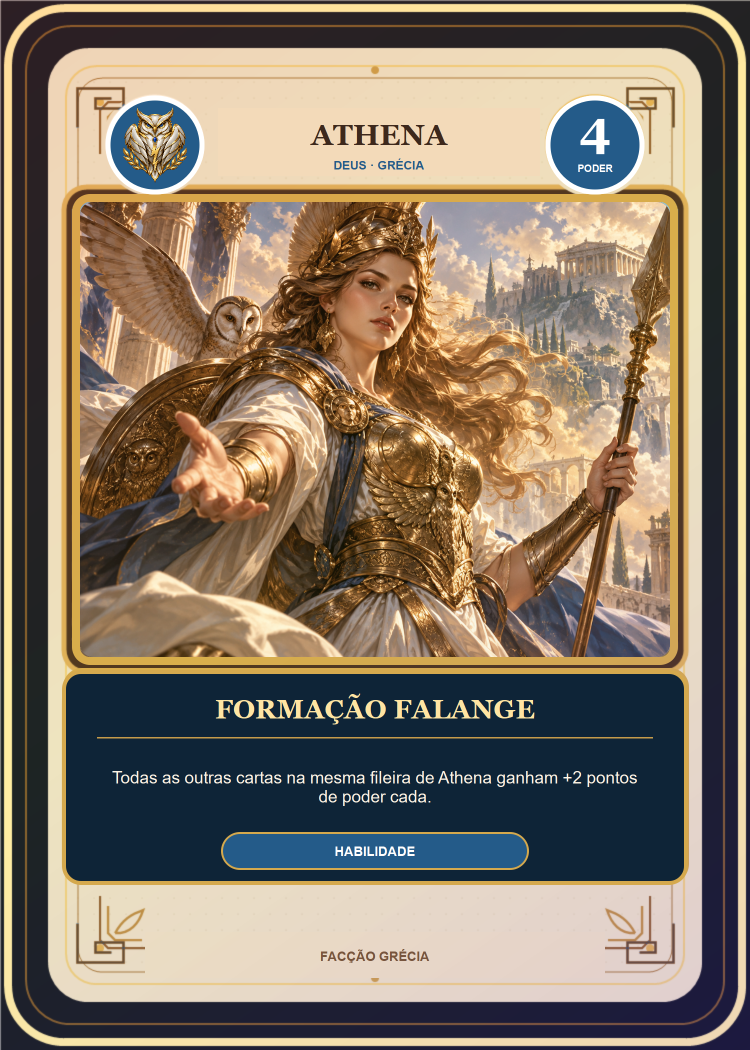
#> input picture _manutencao/remake/cartas-resolucao-recebida/athena.webp, 1500 x 2100 px, found by its file name (shown at 1/2 size)
$ python finalizar-artes-gregas.py
#> lines starting #> are read from the running program, lines starting #| are printed output that depends on the picture; after the words box and inside, x2 and y2 are one past the last pixel; in counts of white or black regions, pixels touching at a corner belong together; pictures that were not available may be replaced by others from this repository, and a replacement may not be noted
"""Monta novas cartas com a moldura existente; preserva os arquivos originais gerados."""
from pathlib import Path
from PIL import Image,ImageDraw,ImageFont,ImageOps,ImageColor
import json
root=Path(__file__).resolve().parents[1]
data=json.loads((root/'_manutencao/novos-gregos.json').read_text(encoding='utf-8-sig'))
#> (reads _manutencao/novos-gregos.json from the repository)
colors={'hera':'#69458b','demeter':'#356847','hestia':'#a04d32','perseu':'#2a5978'}
fonts=Path('C:/Windows/Fonts')
def font(size,bold=False,serif=False):return ImageFont.truetype(str(fonts/('georgiab.ttf' if serif and bold else 'georgia.ttf' if serif else 'arialbd.ttf' if bold else 'arial.ttf')),size)
def fitfont(draw,text,maxwidth,size=42,serif=False):
 while size>15:
  f=font(size,True,serif)
  if draw.textlength(text,font=f)<=maxwidth:return f
  size-=1
 return f
def lines(draw,text,f,width):
 result=[];line=''
 for word in text.split():
  test=(line+' '+word).strip()
  if draw.textlength(test,font=f)>width and line:result.append(line);line=word
  else:line=test
 if line:result.append(line)
 return result
for c in data['cards']:
 cid=c['id'];source=root/f'assets/new-greeks/{cid}-illustration.png'
 card=Image.open(root/'assets/cards-remake/athena.webp').convert('RGB').resize((1500,2100),Image.Resampling.LANCZOS)
 draw=ImageDraw.Draw(card);sx=1500/1100;sy=2100/1540
 def rect(box,fill,r=0,outline=None,width=1):
  box=tuple(round(v*(sx if i%2==0 else sy)) for i,v in enumerate(box));draw.rounded_rectangle(box,radius=round(r*sx),fill=fill,outline=outline,width=width)
 def text(x,y,value,f,fill):draw.text((round(x*sx),round(y*sy)),value,font=f,fill=fill,anchor='mm')
 # Header clear area stays inside the original parchment and decorations.
 rect((306,149,792,262),'#f1ddba')
 text(550,199,c['name'].upper(),fitfont(draw,c['name'].upper(),610,55,True),'#332015')
 text(550,245,c['characterClass'].upper()+' · GRÉCIA',font(24,True),colors[cid])
 # Preserve the current, centered faction symbol and centered power.
 for x in (227,874):
  box=((x-70)*sx,141*sy,(x+70)*sx,281*sy)
  draw.ellipse(box,fill=colors[cid],outline='white',width=9)
 badge=Image.open(root/'assets/card-badges/gregos-v3.png').convert('RGBA');badge.thumbnail((150,150),Image.Resampling.LANCZOS);card.paste(badge,(round(227*sx-badge.width/2),round(211*sy-badge.height/2)),badge)
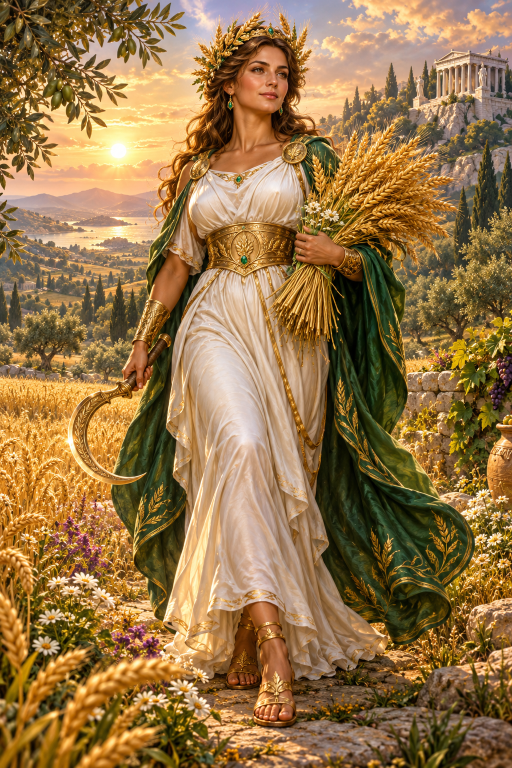
#> input picture assets/new-greeks/demeter-illustration.png, 1024 x 1536 px, given in place of gregos-v3.png, which was not available (shown at 1/2 size)
#> after `badge.thumbnail((150, 150), Image.Resampling.LANCZOS)`:
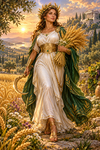
#> badge: PIL image 100x150 RGBA; mean R, G, B, A 149.8, 116.5, 71.1, 255
 powerfont=font(104,True,True);value=str(c['power']);ink=draw.textbbox((0,0),value,font=powerfont)
#> after `ink = draw.textbbox((0, 0), value, font=powerfont)`: ink = (0, 19, 66, 98)
 draw.text((874*sx-(ink[2]-ink[0])/2-ink[0],201*sy-(ink[3]-ink[1])/2-ink[1]),value,font=powerfont,fill='white');text(874,248,'PODER',font(21,True),'white')
 # Same art window and gold border as the existing Greek cards.
 artbox=(round(117*sx),round(296*sy),round(983*sx),round(964*sy));art=ImageOps.fit(Image.open(source).convert('RGB'),(artbox[2]-artbox[0],artbox[3]-artbox[1]),Image.Resampling.LANCZOS,centering=(.5,0));mask=Image.new('L',art.size,0);ImageDraw.Draw(mask).rounded_rectangle((0,0,*art.size),radius=18,fill=255);card.paste(art,artbox[:2],mask)
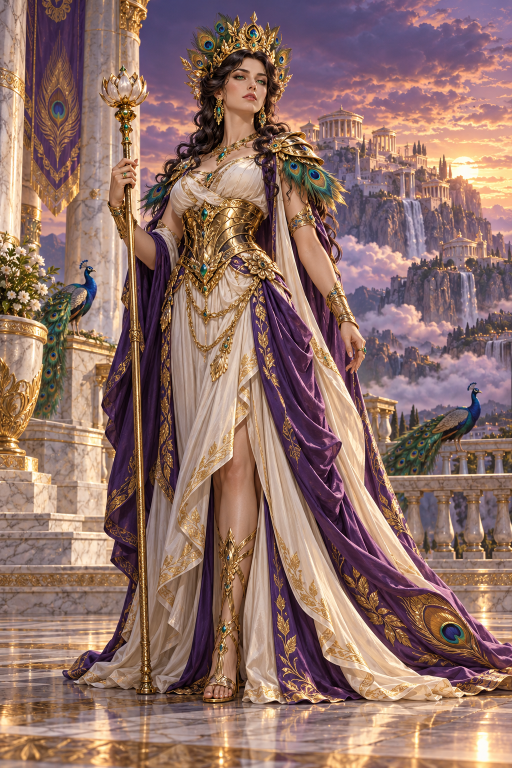
#> input picture assets/new-greeks/hera-illustration.png, 1024 x 1536 px (shown at 1/2 size)
#> after `art = ImageOps.fit(Image.open(source).convert('RGB'), (artbox[2] - art`:
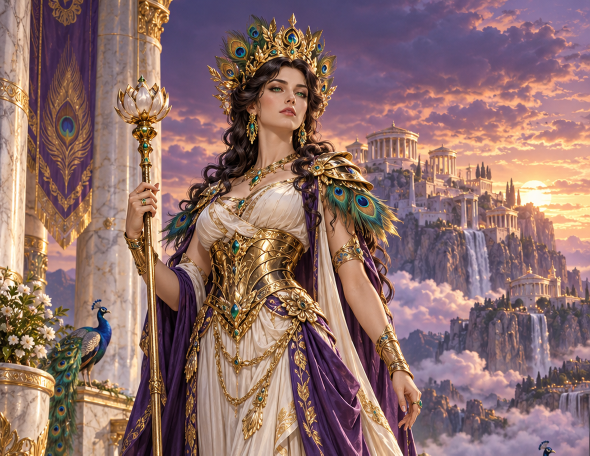
#> art: PIL image 1180x911 RGB (shown at 1/2 size); mean R, G, B 142.5, 110.8, 106.9
#> after `mask = Image.new('L', art.size, 0)`: mask: PIL image 1180x911 L; every value is 0
#> after `ImageDraw.Draw(mask).rounded_rectangle((0, 0, *art.size), radius=18, f`:
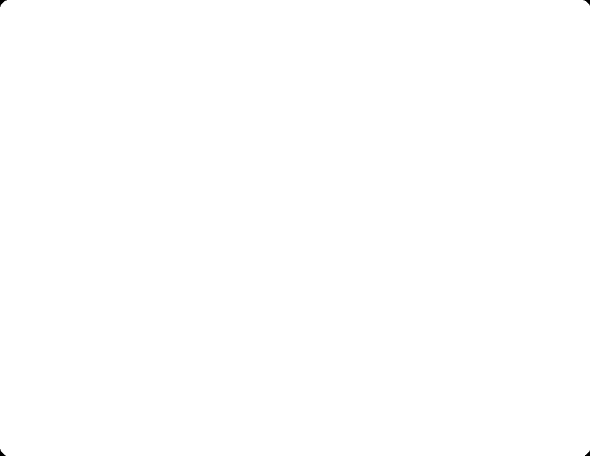
#> mask: PIL image 1180x911 L (shown at 1/2 size); 100% white; 4 black regions, box (x1, y1, x2, y2) and area: (0, 0, 14, 14) 74, (1167, 0, 1180, 11) 60, (0, 898, 11, 911) 60, (1170, 901, 1180, 911) 47
#> after `card.paste(art, artbox[:2], mask)`:
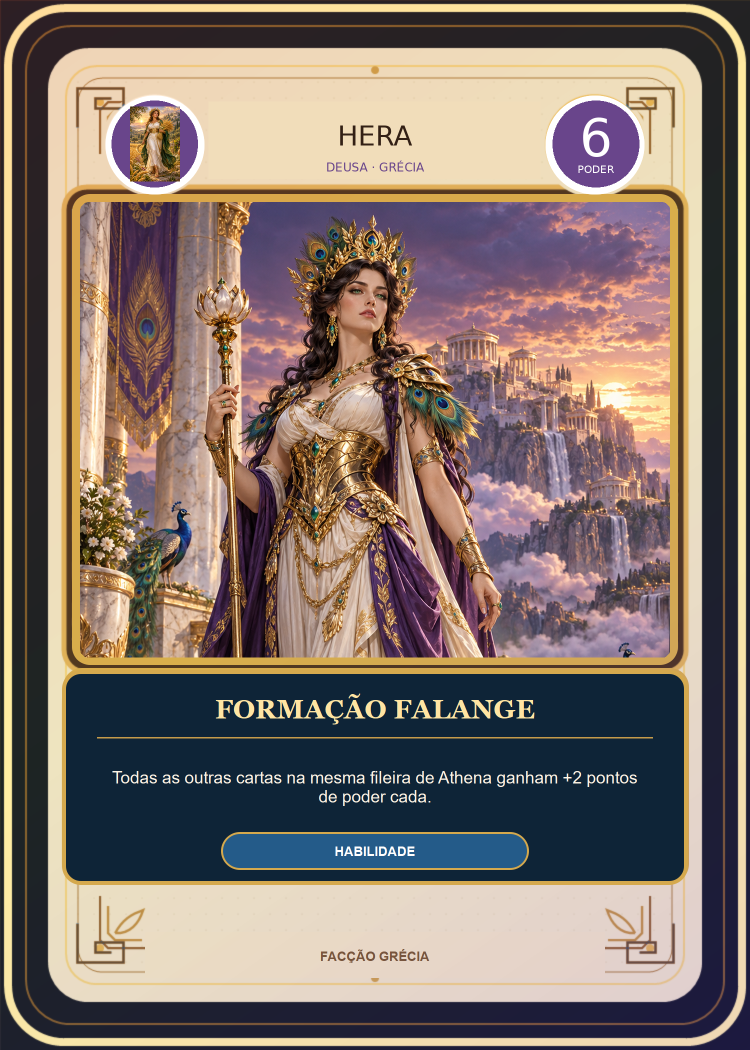
#> card: PIL image 1500x2100 RGB (shown at 1/2 size); mean R, G, B 131.4, 116.1, 107.4
 panel=tuple(round(v*(sx if i%2==0 else sy)) for i,v in enumerate((94,987,1007,1294)))
 draw.rounded_rectangle(panel,radius=28,fill=tuple(round(v*.28) for v in ImageColor.getrgb(colors[cid])),outline='#d6ad59',width=8)
 text(550,1040,c['abilityTitle'],fitfont(draw,c['abilityTitle'],1150,52,True),'#f4d88c')
 draw.line((int(143*sx),int(1082*sy),int(958*sx),int(1082*sy)),fill='#d6ad59',width=2)
 f=font(31);wrapped=lines(draw,c['ability'],f,int(800*sx))
#> after `wrapped = lines(draw, c['ability'], f, int(800 * sx))`: wrapped = 3 items
 while len(wrapped)>4:
  f=font(f.size-1);wrapped=lines(draw,c['ability'],f,int(800*sx))
#> this loop made 0 passes
 start=1146-(len(wrapped)-1)*14
#> start = 1118
 for i,line in enumerate(wrapped):text(550,start+i*29,line,f,'#fff3df')
#> this loop made 3 passes
#> line on pass 3: 'outra Hera.'
 rect((327,1222,775,1273),colors[cid],r=25,outline='#d6ad59',width=4);text(551,1247,'HABILIDADE',font(26,True),'white')
 (root/'assets/cards-remake').mkdir(exist_ok=True)
 card.save(root/f'assets/cards-remake/{cid}.webp','WEBP',quality=98,method=6)
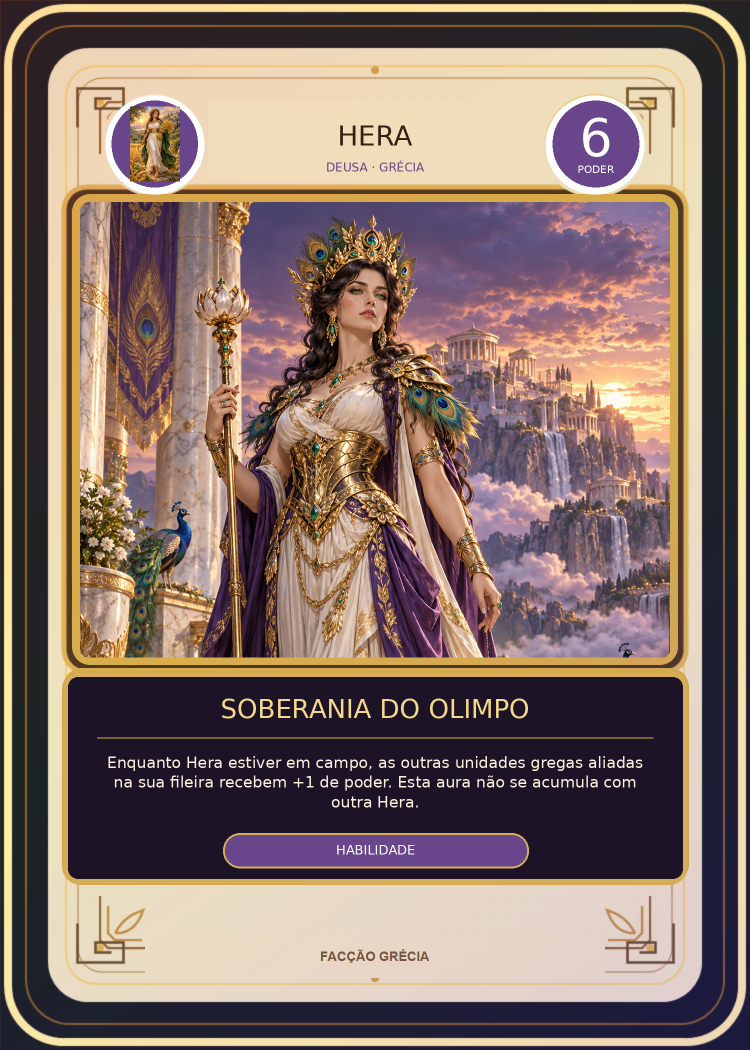
#> saved as hera.webp: PIL image 1500x2100 RGB (shown at 1/2 size); mean R, G, B 135.2, 114.2, 105.6
#> pass 3 of the loop `for c in data['cards']:`:
#> `card.paste(badge, (round(227 * sx - badge.width / 2), round(211 * sy -`:
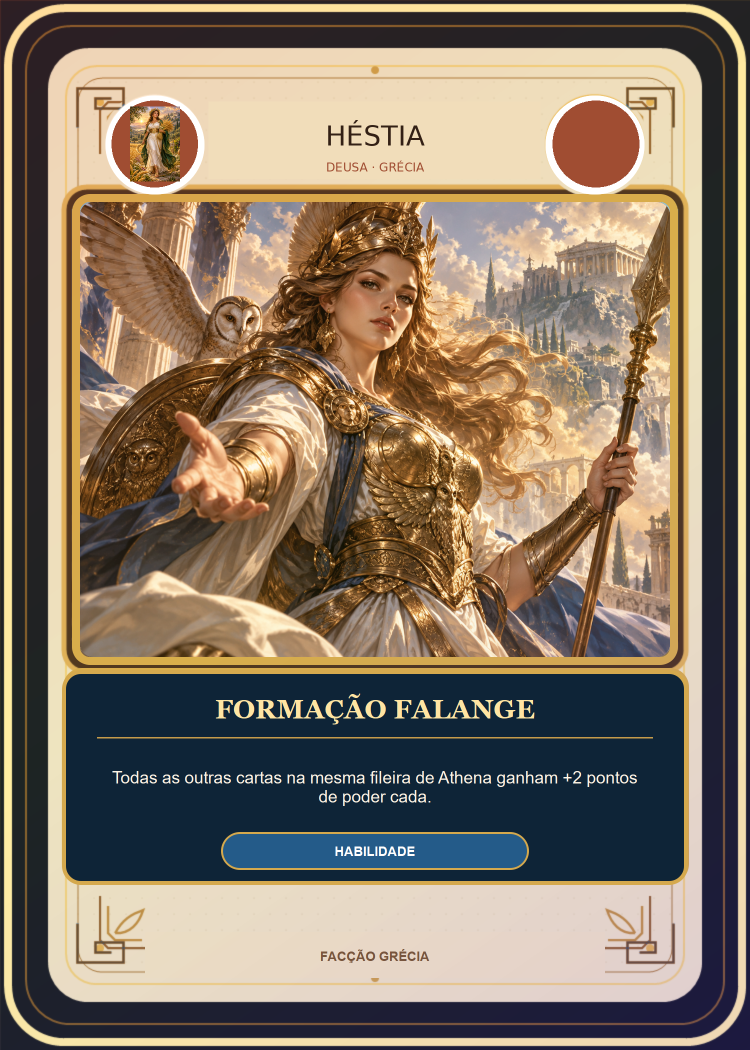
#> card: PIL image 1500x2100 RGB (shown at 1/2 size); mean R, G, B 134.8, 119.2, 100.9
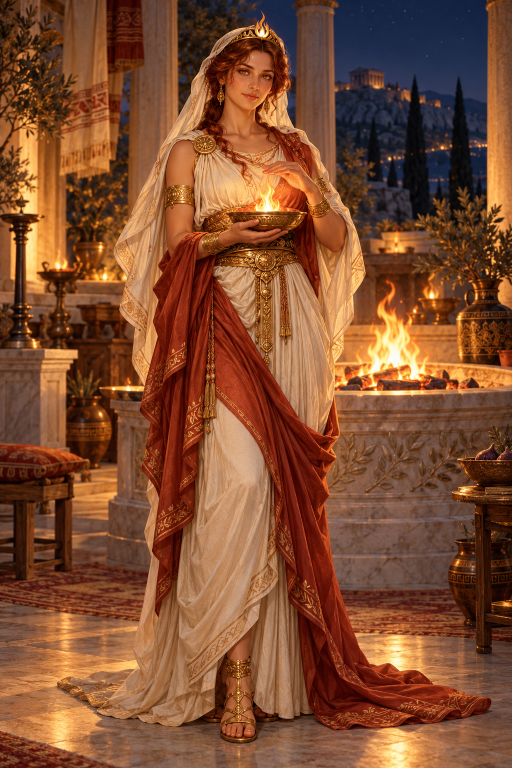
#> input picture assets/new-greeks/hestia-illustration.png, 1024 x 1536 px (shown at 1/2 size)
#> wrapped = 3 items
#> start = 1118
#> the loop `for i,line in enumerate(wrapped):text(550,start+i*29,line,f,'#fff3df')` made 3 passes
#> `card.save(root/f'assets/cards-remake/{cid}.webp','WEBP',quality=98,met..`:
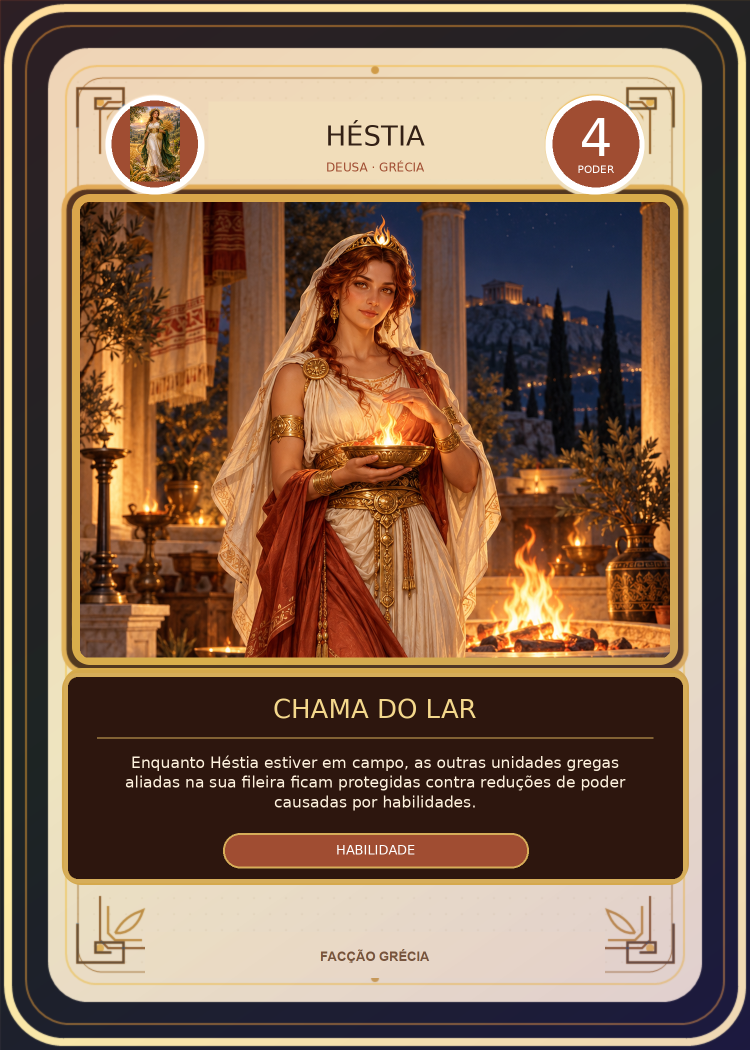
#> saved as hestia.webp: PIL image 1500x2100 RGB (shown at 1/2 size); mean R, G, B 132.3, 102.9, 79.7
#> the loop made 4 passes; the first 3 are shown
 export=root/'novos-personagens/cartas';export.mkdir(parents=True,exist_ok=True);card.save(export/f'{cid}.png')
 for kind,folder,target in [('hologram','holograms',f'{cid}-hologram.webp'),('chibi','avatars-chibi',f'{cid}.webp'),('banner','universe/characters',f'{cid}.webp')]:
  src=root/f'assets/new-greeks/{cid}-{kind}.png'
  if not src.exists():continue
  image=Image.open(src).convert('RGBA' if kind!='banner' else 'RGB')
  # Format conversion retains alpha and full composition; no background removal.
  if kind=='chibi':image.thumbnail((768,768),Image.Resampling.LANCZOS)
  dest=root/'assets'/folder/target;dest.parent.mkdir(parents=True,exist_ok=True);image.save(dest,'WEBP',quality=98,method=6)
print('Cartas 1500x2100 e versões WebP preparadas.')
